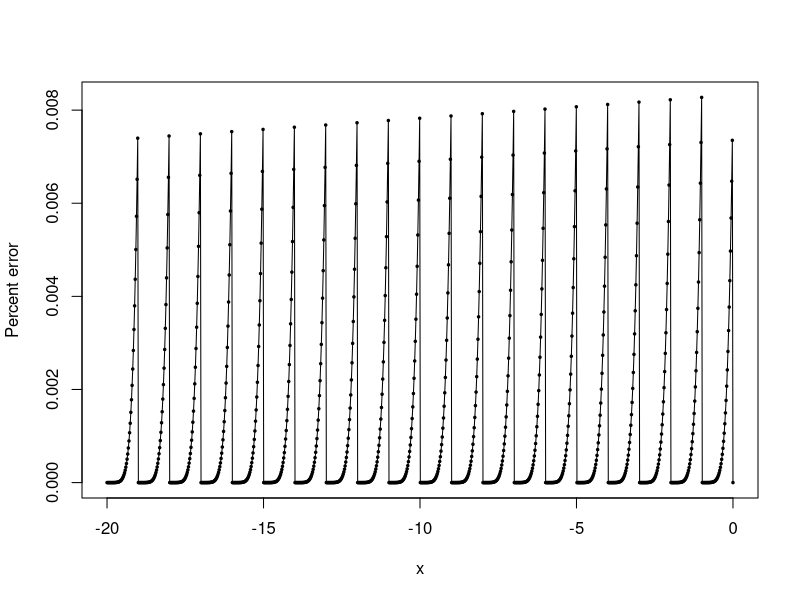

Source code (R):
## ---- chunk 1
# For the Barnes algorithm, we have exp(-distance^2), which is always exp(x)
# where x <= 0.
#
# Idea: write e.g.  exp(-5.1) as exp(-6) * exp(0.9),
# and use lookup table for the first part, for maybe -50 to 0 or
# whatever, and then make a lookup table or Taylor series (as below)
# for the fraction part.

# Integer part
xi <- seq(0, 50, 1)
ei <- exp(-xi)

# Taylor series
taylor <- function(x)
{
    1 + x * (1 + x * (1/2 + x * (1/6 + x * (1/24 + x*(1/120 + x/720)))))
}

# Combine
EXP <- function(x)
{
    i <- as.integer(floor(x))
    f <- x - i
    I <- ei[1-i]
    F <- taylor(f)
    #message("i=", i, " I=",I, " f=", f, " F=", F)
    I * F
}

# Test
x <- seq(-20, 0, length.out=1000)
E <- unlist(lapply(x, EXP))
plot(x, 100*(1-E/exp(x)), type="o", pch=20, cex=0.5, ylab="Percent error")

